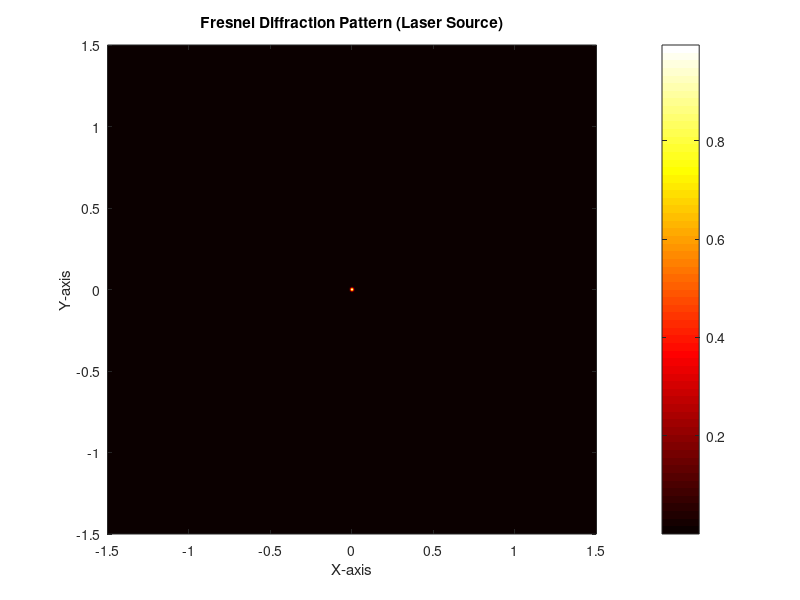

MATLAB code to generate this figure:
function fresnelDiffraction()
    wavelength = 0.000532;

    % 矩形孔的宽度和高度（单位：毫米）
    width = 4;
    height = 4;

    % 接收屏位置（单位：毫米）
    distance = 200;

    % X和Y轴范围
    x_range = 3;
    y_range = 3;

    % 创建网格
    x = linspace(-x_range/2, x_range/2, 3000);
    y = linspace(-y_range/2, y_range/2, 3000);
    [X, Y] = meshgrid(x, y);

    % 计算衍射公式
    intensity = (sin(pi * width * X / (wavelength * distance)) ./ (pi * width * X / (wavelength * distance))).^2 ...
        .* (sin(pi * height * Y / (wavelength * distance)) ./ (pi * height * Y / (wavelength * distance))).^2;
    intensity = intensity.^2; % 强度取平方增强可视化效果

    % 绘制图像
    figure;
    imagesc(x, y, intensity);
    colormap('hot');
    colorbar;
    title('Fresnel Diffraction Pattern (Laser Source)');
    xlabel('X-axis');
    ylabel('Y-axis');
    axis xy;
    axis equal;
    xlim([-x_range/2, x_range/2]);
    ylim([-y_range/2, y_range/2]);

end